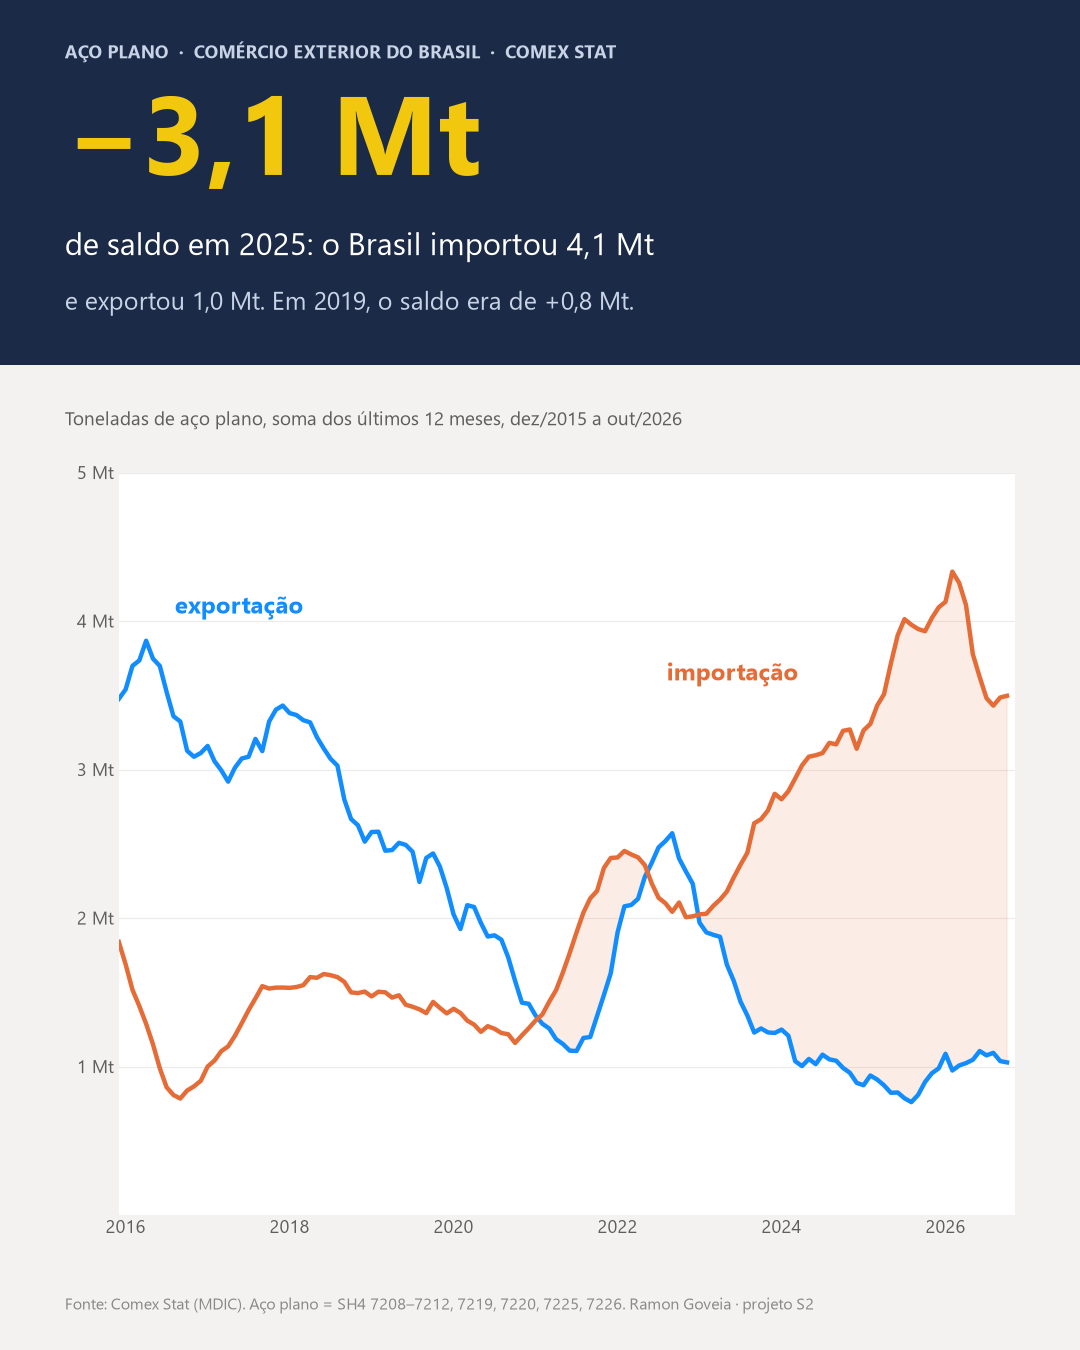

Write Python code to recreate this figure.
"""Gera capa.png (1080x1350) a partir de dados/pais.csv. Uso: python capa.py"""
import pandas as pd, matplotlib
matplotlib.use('Agg')
import matplotlib.pyplot as plt
from matplotlib import font_manager as fm

d = pd.read_csv('dados/pais.csv', dtype={'sh4': str})
PL = ['7208', '7209', '7210', '7211', '7212', '7219', '7220', '7225', '7226']
p = d[d.sh4.isin(PL)]
m = p.groupby(['fluxo', 'ano', 'mes']).kg.sum().unstack('fluxo').fillna(0) / 1e9  # milhões de t
r = m.rolling(12).sum().dropna()
x = [a + (b - 1) / 12 for a, b in r.index]
anual = p.groupby(['fluxo', 'ano']).kg.sum().unstack('fluxo') / 1e9
s19, s25 = anual.loc[2019, 'export'] - anual.loc[2019, 'import'], anual.loc[2025, 'export'] - anual.loc[2025, 'import']
print(f'saldo 2019 {s19:+.2f} · 2025 {s25:+.2f} · import 2025 {anual.loc[2025, "import"]:.2f}')

for f in ['C:/Windows/Fonts/segoeui.ttf', 'C:/Windows/Fonts/segoeuib.ttf']:
    try: fm.fontManager.addfont(f)
    except Exception: pass
plt.rcParams['font.family'] = ['Segoe UI', 'DejaVu Sans']
NAV, AMA, AZUL, LAR, BG = '#1b2a47', '#f2c80f', '#118dff', '#e66c37', '#f3f2f1'
br = lambda v, k=1: f'{v:.{k}f}'.replace('.', ',')
fig = plt.figure(figsize=(10.8, 13.5), dpi=100, facecolor=BG)
top = fig.add_axes([0, .73, 1, .27]); top.axis('off'); top.set_xlim(0, 1); top.set_ylim(0, 1)
top.add_patch(plt.Rectangle((0, 0), 1, 1, color=NAV))
top.text(.06, .84, 'AÇO PLANO  ·  COMÉRCIO EXTERIOR DO BRASIL  ·  COMEX STAT', color='#c9d3e6', fontsize=13, weight='bold')
top.text(.06, .52, f'−{br(abs(s25))} Mt', color=AMA, fontsize=80, weight='bold')
top.text(.06, .30, f'de saldo em 2025: o Brasil importou {br(anual.loc[2025, "import"])} Mt', color='white', fontsize=22)
top.text(.06, .15, f'e exportou {br(anual.loc[2025, "export"])} Mt. Em 2019, o saldo era de +{br(s19)} Mt.', color='#c9d3e6', fontsize=18)
ax = fig.add_axes([.11, .10, .83, .55]); ax.set_facecolor('white')
ax.plot(x, r['export'], color=AZUL, lw=3.2); ax.plot(x, r['import'], color=LAR, lw=3.2)
ax.fill_between(x, r['export'], r['import'], where=r['import'] > r['export'], color=LAR, alpha=.12, interpolate=True)
ax.text(2016.6, 4.05, 'exportação', color=AZUL, fontsize=17, weight='bold')
ax.text(2022.6, 3.6, 'importação', color=LAR, fontsize=17, weight='bold')
ax.set_ylim(0, max(r.max()) * 1.15); ax.set_xlim(x[0], x[-1] + .1)
ax.set_yticks(range(1, 6)); ax.set_yticklabels([f'{i} Mt' for i in range(1, 6)], fontsize=13, color='#605e5c')
ax.set_xticks(range(2016, 2027, 2)); ax.tick_params(axis='x', labelsize=13, colors='#605e5c'); ax.tick_params(length=0)
for s in ax.spines.values(): s.set_visible(False)
ax.grid(axis='y', color='#edebe9'); ax.set_axisbelow(True)
fig.text(.06, .685, 'Toneladas de aço plano, soma dos últimos 12 meses, dez/2015 a out/2026', fontsize=14, color='#605e5c')
fig.text(.06, .03, 'Fonte: Comex Stat (MDIC). Aço plano = SH4 7208–7212, 7219, 7220, 7225, 7226. Ramon Goveia · projeto S2', fontsize=11.5, color='#8a8886')
fig.savefig('capa.png', facecolor=BG)
